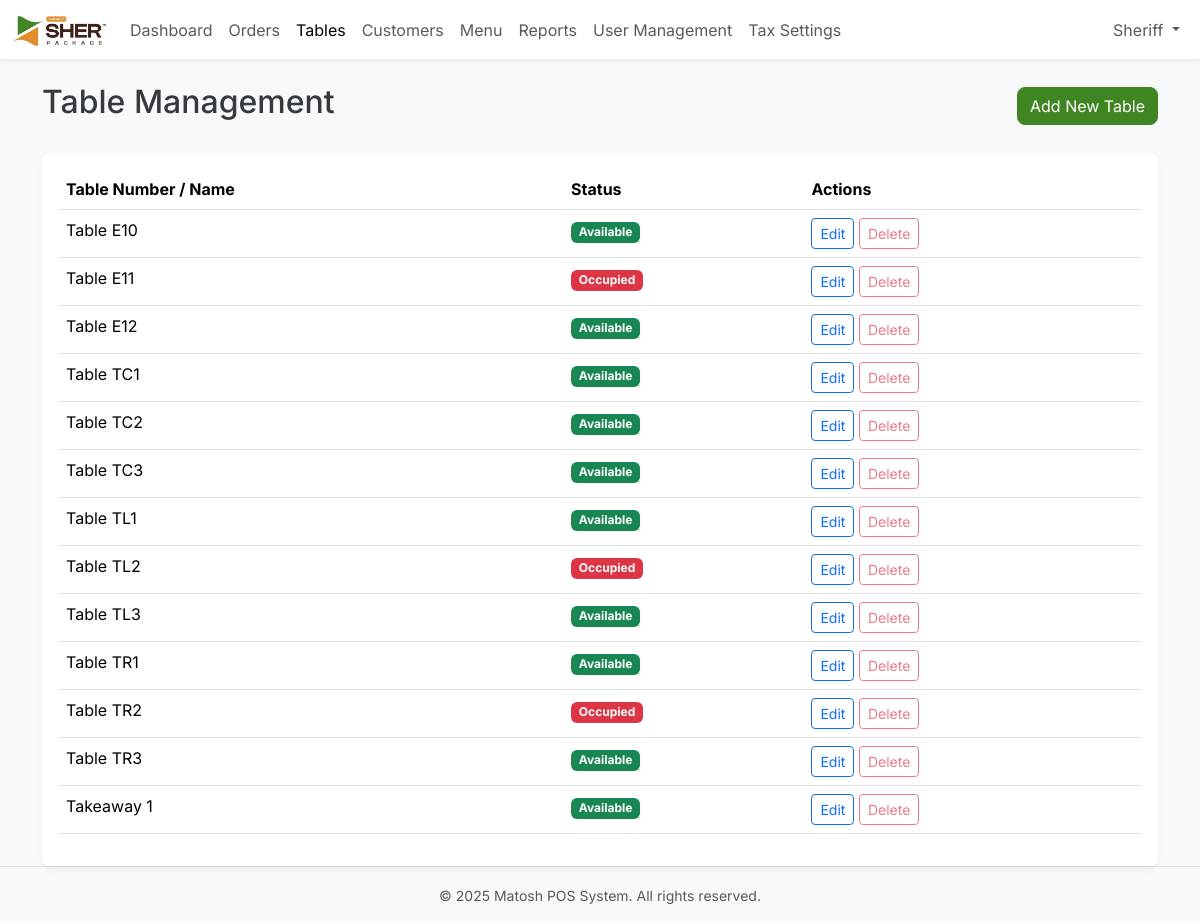
The page /pages/tables.php (signed in) on the database its author committed.
### tables this page shows
CREATE TABLE `company_settings` (
  `id` int NOT NULL,
  `name` varchar(255) NOT NULL,
  `address` text NOT NULL,
  `phone` varchar(50) NOT NULL,
  `email` varchar(255) NOT NULL,
  `logo` varchar(255) DEFAULT NULL,
  `currency_symbol` varchar(5) NOT NULL DEFAULT '$'
);

CREATE TABLE `tables` (
  `id` int NOT NULL,
  `table_number` varchar(50) NOT NULL,
  `status` enum('available','occupied') NOT NULL DEFAULT 'available'
);

### includes/auth.php (called while the page is built, shortened)
<?php
function has_role($role) {
    return isset($_SESSION['user_role']) && $_SESSION['user_role'] === $role;
}

### pages/tables.php (the view, shortened to what this page needs)
<?php
require_once '../includes/auth.php';
require_once '../config/db.php';
try {
    $tables = $pdo->query("SELECT * FROM tables ORDER BY table_number")->fetchAll();
    $stmt = $pdo->query("SELECT DISTINCT table_id FROM orders WHERE table_id IS NOT NULL");
    $tables_with_orders = $stmt->fetchAll(PDO::FETCH_COLUMN, 0);
} catch (PDOException $e) {
    $error = "Database error: " . $e->getMessage();
}
require_once '../includes/header.php';
?>
<div class="container">
    <div class="d-flex justify-content-between align-items-center mb-4">
        <h1 class="h2">Table Management</h1>
        <button class="btn btn-primary" data-bs-toggle="modal" data-bs-target="#tableModal">Add New Table</button>
    </div>
    <div class="card">
        <div class="card-body">
            <table class="table table-hover">
                <thead>
                    <tr>
                        <th>Table Number / Name</th>
                        <th>Status</th>
                        <th>Actions</th>
                    </tr>
                </thead>
                <tbody>
                    <?php foreach ($tables as $table): ?>
                        <tr>
                            <td><?php echo htmlspecialchars($table['table_number']); ?></td>
                            <td>
                                <span class="badge <?php echo $table['status'] === 'available' ? 'bg-success' : 'bg-danger'; ?>">
                                    <?php echo ucfirst(htmlspecialchars($table['status'])); ?>
                                </span>
                            </td>
                            <td>
                                <a href="tables.php?action=edit&id=<?php echo $table['id']; ?>" class="btn btn-sm btn-outline-primary">Edit</a>
                                <?php
                                $is_deletable = !in_array($table['id'], $tables_with_orders);
                                if ($is_deletable):
                                ?>
                                    <form action="tables.php" method="POST" class="d-inline" onsubmit="return confirm('Are you sure you want to delete this table?');">
                                        <input type="hidden" name="action" value="delete">
                                        <input type="hidden" name="id" value="<?php echo $table['id']; ?>">
                                        <button type="submit" class="btn btn-sm btn-outline-danger">Delete</button>
                                    </form>
                                <?php else: ?>
                                    <button type="button" class="btn btn-sm btn-outline-danger" disabled title="Cannot delete: Table has past orders associated with it.">Delete</button>
                                <?php endif; ?>
                            </td>
                        </tr>
                    <?php endforeach; ?>
                </tbody>
            </table>
        </div>
    </div>
</div>
<?php
require_once '../includes/footer.php';
?>

### includes/header.php (shortened to what this page needs)
<?php
require_once __DIR__ . '/auth.php';
require_once __DIR__ . '/../config/db.php';
$current_page = basename($_SERVER['PHP_SELF']);
$company_stmt = $pdo->query("SELECT * FROM company_settings WHERE id = 1");
$company_settings = $company_stmt->fetch();
?>
<!DOCTYPE html>
<html lang="en">
<head>
    <link href="https://cdn.jsdelivr.net/npm/bootstrap@5.3.3/dist/css/bootstrap.min.css" rel="stylesheet">
    <link rel="stylesheet" href="/assets/css/style.css">
</head>
<body>
<?php if (isset($_SESSION['user_id'])): ?>
<nav class="navbar navbar-expand-lg navbar-light bg-white shadow-sm">
    <div class="container-fluid">
        <a class="navbar-brand text-primary fw-bold" href="/index.php">
            <?php if (!empty($company_settings['logo'])): ?>
                <img src="../assets/images/<?php echo htmlspecialchars($company_settings['logo']); ?>" alt="<?php echo htmlspecialchars($company_settings['name']); ?>" height="30" class="d-inline-block align-text-top">
            <?php else: ?>
                <?php echo htmlspecialchars($company_settings['name'] ?? 'Matosh POS'); ?>
            <?php endif; ?>
        </a>
        <div class="collapse navbar-collapse" id="navbarNav">
            <ul class="navbar-nav me-auto mb-2 mb-lg-0">
                <li class="nav-item">
                    <a class="nav-link <?php echo ($current_page == 'index.php') ? 'active' : ''; ?>" href="/index.php">Dashboard</a>
                </li>
                <li class="nav-item">
                    <a class="nav-link <?php echo ($current_page == 'orders.php') ? 'active' : ''; ?>" href="/pages/orders.php">Orders</a>
                </li>
                <li class="nav-item">
                    <a class="nav-link <?php echo ($current_page == 'tables.php') ? 'active' : ''; ?>" href="/pages/tables.php">Tables</a>
                </li>
                <li class="nav-item">
                    <a class="nav-link <?php echo ($current_page == 'customers.php') ? 'active' : ''; ?>" href="/pages/customers.php">Customers</a>
                </li>
                <li class="nav-item">
                    <a class="nav-link <?php echo ($current_page == 'menu.php') ? 'active' : ''; ?>" href="/pages/menu.php">Menu</a>
                </li>
                <li class="nav-item">
                    <a class="nav-link <?php echo ($current_page == 'reports.php') ? 'active' : ''; ?>" href="/pages/reports.php">Reports</a>
                </li>
                <?php if (has_role('Admin')): ?>
                <li class="nav-item">
                    <a class="nav-link <?php echo ($current_page == 'users.php') ? 'active' : ''; ?>" href="/pages/users.php">User Management</a>
                </li>
                <li class="nav-item">
                    <a class="nav-link <?php echo ($current_page == 'tax_settings.php') ? 'active' : ''; ?>" href="/pages/tax_settings.php">Tax Settings</a>
                </li>
                <?php endif; ?>
            </ul>
            <ul class="navbar-nav">
                <li class="nav-item dropdown">
                    <a class="nav-link dropdown-toggle" href="#" id="navbarDropdown" role="button" data-bs-toggle="dropdown" aria-expanded="false">
                        <?php echo htmlspecialchars($_SESSION['user_name'] ?? 'User'); ?>
                    </a>
                </li>
            </ul>
        </div>
    </div>
</nav>
<?php endif; ?>
<main class="container-fluid mt-4">

### assets/css/style.css (style rules this page uses)
:root { --primary-color: #3F8522; --primary-hover-color: #356e1d; --light-gray: #f8f9fa; --medium-gray: #e9ecef; --dark-gray: #6c757d; --white: #ffffff; --shadow: 0 4px 6px rgba(0, 0, 0, 0.05); --border-radius: 0.5rem; }
body { font-family: 'Inter', 'Segoe UI', 'Roboto', 'Helvetica Neue', Arial, sans-serif; background-color: var(--light-gray); color: #343a40; }
.text-primary { color: var(--primary-color) !important; }
.btn-primary { background-color: var(--primary-color); border-color: var(--primary-color); border-radius: var(--border-radius); transition: background-color 0.2s ease-in-out; }
.card { border: none; border-radius: var(--border-radius); box-shadow: var(--shadow); transition: transform 0.2s ease-in-out, box-shadow 0.2s ease-in-out; }
.fw-bold { font-weight: 600 !important; }

### rows shown on the page
company_settings: logo (picture)
tables: table_number "Table E10", status "Available", shows "Delete"
tables: table_number "Table E11", status "Occupied", shows "Delete"
tables: table_number "Table E12", status "Available", shows "Delete"
tables: table_number "Table TC1", status "Available", shows "Delete"
tables: table_number "Table TC2", status "Available", shows "Delete"
tables: table_number "Table TC3", status "Available", shows "Delete"
tables: table_number "Table TL1", status "Available", shows "Delete"
tables: table_number "Table TL2", status "Occupied", shows "Delete"
tables: table_number "Table TL3", status "Available", shows "Delete"
tables: table_number "Table TR1", status "Available", shows "Delete"
tables: table_number "Table TR2", status "Occupied", shows "Delete"
tables: table_number "Table TR3", status "Available", shows "Delete"
tables: table_number "Takeaway 1", status "Available", shows "Delete"

### other values the page prints
$_SESSION['user_name'] "Sheriff"
